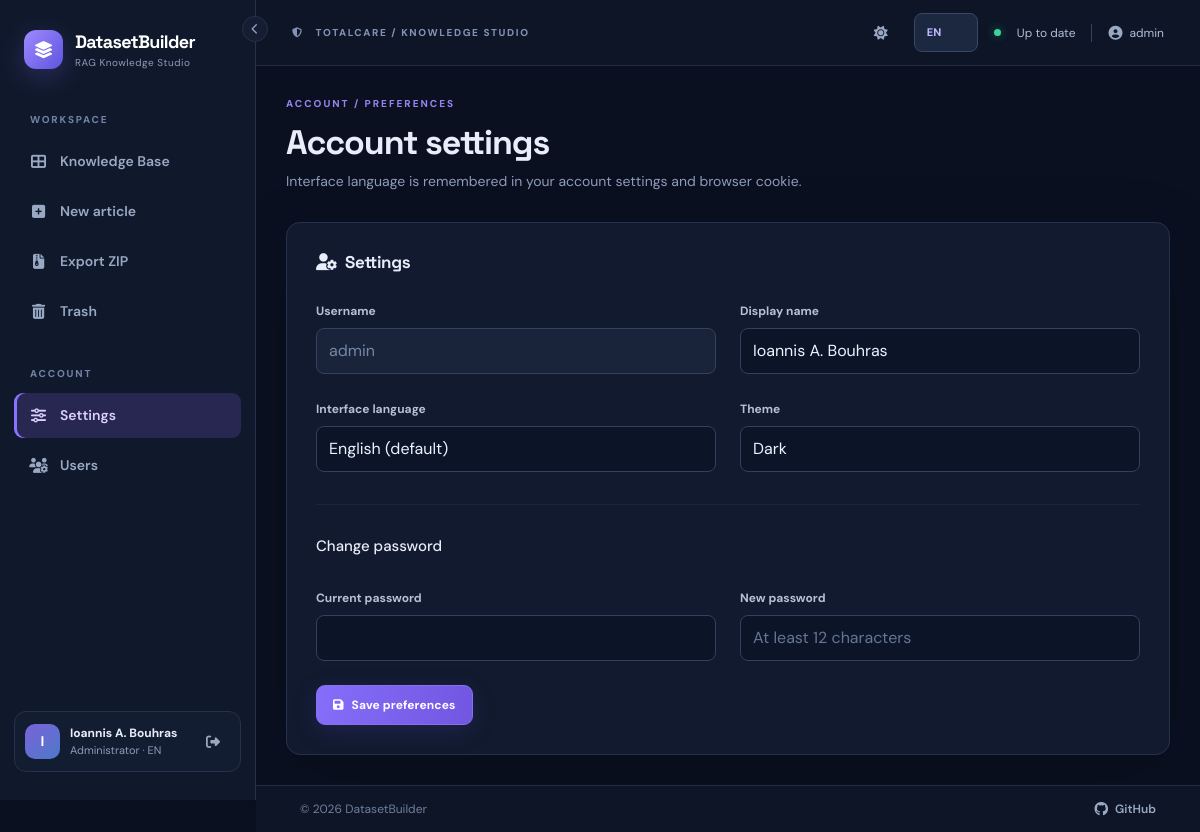
The app's page /settings (signed in) with its own data.
### datasetbuilder/models.py (models this page shows, shortened)
class User(UserMixin, db.Model):
    __tablename__ = "users"
    id = db.Column(db.Integer, primary_key=True)
    username = db.Column(db.String(80), nullable=False, unique=True)
    display_name = db.Column(db.String(160), nullable=False)
    password_hash = db.Column(db.String(255), nullable=False)
    role = db.Column(db.String(20), nullable=False, default="editor")
    active = db.Column(db.Boolean, nullable=False, default=True)
    created_at = db.Column(db.DateTime, nullable=False, default=utcnow)
    last_login_at = db.Column(db.DateTime)
    preferred_language = db.Column(db.String(2), nullable=False, default="en")
    preferred_theme = db.Column(db.String(5), nullable=False, default="dark")
    @property
    def is_active(self):
        return self.active
    def can_edit(self):
        return self.role in ("admin", "editor")
    def is_admin(self):
        return self.role == "admin"

### datasetbuilder/views.py (the view, shortened to what this page needs)
@bp.route('/settings', methods=['GET', 'POST'])
@login_required
def settings():
    return render_template('settings.html')

### datasetbuilder/__init__.py (called while the page is built)
@login_manager.user_loader
def load_user(user_id):
    try:
        user = db.session.get(User, int(user_id))
        return user if user and user.active else None
    except (TypeError, ValueError):
        return None

### datasetbuilder/i18n.py (called while the page is built)
def translate(key, lang='en'):
    return (EL if lang == 'el' else EN).get(key, EN.get(key, key))

### datasetbuilder/templates/settings.html (shortened to what this page needs)
{% extends 'base.html' %}
{% block content %}<div class="narrow-container"><div class="page-head"><div><div class="eyebrow">{{ t('preferences_eyebrow')|upper }}</div><h1>{{ t('account_settings') }}</h1><p class="muted">{{ t('language_persist_info') }}</p></div></div><form class="surface form-surface" method="post"><input type="hidden" name="csrf_token" value="{{ csrf_token() }}"><h2><i class="fa-solid fa-user-gear me-2"></i>{{ t('settings') }}</h2><div class="row g-4 mt-1"><div class="col-md-6"><label class="form-label">{{ t('username') }}</label><input class="form-control" value="{{ current_user.username }}" disabled></div><div class="col-md-6"><label class="form-label">{{ t('display_name') }}</label><input class="form-control" name="display_name" value="{{ current_user.display_name }}" required maxlength="160"></div><div class="col-md-6"><label class="form-label">{{ t('preferred_language') }}</label><select class="form-select" name="language"><option value="en" {% if current_user.preferred_language == 'en' %}selected{% endif %}>{{ t('default_english') }}</option><option value="el" {% if current_user.preferred_language == 'el' %}selected{% endif %}>Ελληνικά</option></select></div><div class="col-md-6"><label class="form-label">{{ t('theme') }}</label><select class="form-select" name="theme"><option value="dark" {% if current_user.preferred_theme != 'light' %}selected{% endif %}>{{ t('theme_dark') }}</option><option value="light" {% if current_user.preferred_theme == 'light' %}selected{% endif %}>{{ t('theme_light') }}</option></select></div><div class="col-12"><hr class="soft-divider"></div><div class="col-12"><h3>{{ t('change_password') }}</h3></div><div class="col-md-6"><label class="form-label">{{ t('current_password') }}</label><input type="password" name="current_password" class="form-control" autocomplete="current-password"></div><div class="col-md-6"><label class="form-label">{{ t('new_password') }}</label><input type="password" name="new_password" class="form-control" minlength="12" placeholder="{{ t('password_length') }}" autocomplete="new-password"></div></div><div class="mt-4"><button class="btn btn-primary"><i class="fa-solid fa-floppy-disk me-2"></i>{{ t('save_settings') }}</button></div></form></div>{% endblock %}

### datasetbuilder/templates/base.html (shortened to what this page needs)
<!doctype html>
<html lang="{{ ui_lang }}" data-theme="{{ ui_theme }}">
<head>
  <link rel="stylesheet" href="{{ url_for('static', filename='vendor/bootstrap.min.css') }}">
  <link rel="stylesheet" href="https://cdnjs.cloudflare.com/ajax/libs/font-awesome/6.5.2/css/all.min.css">
  <link rel="stylesheet" href="{{ url_for('static', filename='css/app.css') }}">
  <link rel="stylesheet" href="{{ url_for('static', filename='css/print.css') }}" media="print">
</head>
<body class="{% if current_user.is_authenticated %}app-shell{% else %}login-shell{% endif %}{% if nav_collapsed %} nav-collapsed{% endif %}">
{% if current_user.is_authenticated %}
  <aside class="sidebar" id="appSidebar">
    <button type="button" class="nav-collapse-btn" id="nav-collapse" aria-controls="appSidebar" aria-expanded="true" title="{{ t('collapse_nav') }}"><i class="fa-solid fa-chevron-left"></i></button>
    <a class="brand" href="{{ url_for('main.dashboard') }}">
      <span class="brand-icon"><i class="fa-solid fa-layer-group"></i></span>
      <span class="brand-text"><strong>DatasetBuilder</strong><small>{{ t('tagline') }}</small></span>
    </a>
    <div class="sidebar-label">{{ t('workspace')|upper }}</div>
    <nav class="menu">
      <a class="menu-link {% if request.endpoint == 'main.dashboard' %}active{% endif %}" href="{{ url_for('main.dashboard') }}" title="{{ t('dashboard') }}"><i class="fa-solid fa-table-cells-large"></i> <span class="nav-text">{{ t('dashboard') }}</span></a>
      {% if current_user.can_edit() %}
      <a class="menu-link {% if request.endpoint == 'main.new_document' %}active{% endif %}" href="{{ url_for('main.new_document') }}" title="{{ t('new_article') }}"><i class="fa-solid fa-square-plus"></i> <span class="nav-text">{{ t('new_article') }}</span></a>
      {% endif %}
      <a class="menu-link" href="{{ url_for('main.export_zip') }}" id="nav-export" title="{{ t('export') }}"><i class="fa-solid fa-file-zipper"></i> <span class="nav-text">{{ t('export') }}</span></a>
      {% if current_user.can_edit() %}<a class="menu-link {% if request.endpoint == 'main.trash' %}active{% endif %}" href="{{ url_for('main.trash') }}" title="{{ t('trash') }}"><i class="fa-solid fa-trash-can"></i> <span class="nav-text">{{ t('trash') }}</span></a>{% endif %}
    </nav>
    <div class="sidebar-label mt-4">{{ t('account')|upper }}</div>
    <nav class="menu">
      <a class="menu-link {% if request.endpoint == 'main.settings' %}active{% endif %}" href="{{ url_for('main.settings') }}" title="{{ t('settings') }}"><i class="fa-solid fa-sliders"></i> <span class="nav-text">{{ t('settings') }}</span></a>
      {% if current_user.is_admin() %}<a class="menu-link {% if request.endpoint == 'admin.users' %}active{% endif %}" href="{{ url_for('admin.users') }}" title="{{ t('users') }}"><i class="fa-solid fa-users-gear"></i> <span class="nav-text">{{ t('users') }}</span></a>{% endif %}
    </nav>
    <div class="sidebar-footer">
      <div class="user-avatar">{{ current_user.display_name[:1]|upper }}</div>
      <div class="user-mini"><b>{{ current_user.display_name }}</b><small>{{ t('account_role_'+current_user.role) }} · {{ 'EL' if ui_lang == 'el' else 'EN' }}</small></div>
      <form method="post" action="{{ url_for('auth.logout') }}"><input type="hidden" name="csrf_token" value="{{ csrf_token() }}"><button class="icon-btn" title="{{ t('logout') }}" aria-label="{{ t('logout') }}"><i class="fa-solid fa-right-from-bracket"></i></button></form>
    </div>
  </aside>
{% endif %}
<main class="{% if current_user.is_authenticated %}main-area{% else %}login-main{% endif %}">
{% if current_user.is_authenticated %}
  <header class="topbar">
    <div class="d-flex align-items-center gap-2"><span class="location-label"><i class="fa-solid fa-shield-halved me-2"></i> TOTALCARE / {{ t('knowledge_studio')|upper }}</span></div>
    <div class="d-flex align-items-center gap-3"><button class="icon-btn" id="theme-toggle" type="button" title="{{ t('switch_theme') }}" aria-label="{{ t('switch_theme') }}"><i class="fa-solid fa-{{ 'sun' if ui_theme == 'dark' else 'moon' }}"></i></button><form action="{{ url_for('main.change_language') }}" method="post" class="d-inline-flex align-items-center"><input type="hidden" name="csrf_token" value="{{ csrf_token() }}"><input type="hidden" name="next" value="{{ request.full_path }}"><select name="language" class="form-select form-select-sm lang-switch" aria-label="{{ t('preferred_language') }}"><option value="en" {% if ui_lang=='en' %}selected{% endif %}>EN</option><option value="el" {% if ui_lang=='el' %}selected{% endif %}>ΕΛ</option></select></form><span class="live-dot"></span><span class="topbar-note">{{ t('ready') }}</span><span class="topbar-user"><i class="fa-solid fa-user-circle"></i>{{ current_user.username }}</span></div>
  </header>
{% endif %}
  <div class="content-area {% block content_class %}{% endblock %}">{% block content %}{% endblock %}</div>
  <footer class="app-footer">
    <span class="app-footer-copy">&copy; {{ footer_year }} {{ footer_owner }}</span>
    <a class="app-footer-link" href="{{ footer_url }}" target="_blank" rel="noopener noreferrer"><i class="fa-brands fa-github"></i> GitHub</a>
  </footer>
</main>
<div class="toast-container position-fixed top-0 end-0 p-4" id="toast-container" style="z-index:11000;"></div>
</body>
</html>

### records on screen
User: display_name "I", display_name "Ioannis A. Bouhras", role "Administrator", preferred_language "EN", language "EN", username "admin", language "English (default)", theme "Dark"

### other values on screen
{{ t('tagline') }} "RAG Knowledge Studio"
{{ t('workspace')|upper }} "WORKSPACE"
{{ t('dashboard') }} "Knowledge Base"
{{ t('new_article') }} "New article"
{{ t('export') }} "Export ZIP"
{{ t('trash') }} "Trash"
{{ t('account')|upper }} "ACCOUNT"
{{ t('settings') }} "Settings"
{{ t('users') }} "Users"
{{ t('knowledge_studio')|upper }} "KNOWLEDGE STUDIO"
{{ t('ready') }} "Up to date"
{{ t('preferences_eyebrow')|upper }} "ACCOUNT / PREFERENCES"
{{ t('account_settings') }} "Account settings"
{{ t('language_persist_info') }} "Interface language is remembered in your account settings and browser cookie."
{{ t('username') }} "Username"
